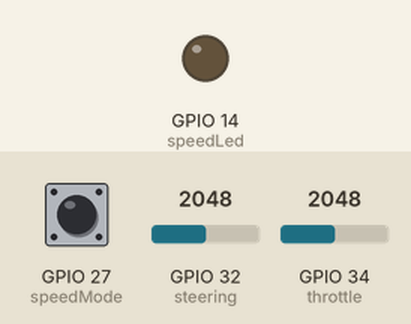
Recording of a sketch running on a simulated ESP32. On the bench: output pins drawn as LEDs (lit = HIGH). Inputs (shaded band) come from the test bench; at power-on: GPIO 27 (speedMode) HIGH, GPIO 32 (steering) = 2048, GPIO 34 (throttle) = 2048. WiFi joins after 1.5 s; servers stay silent unless stated; what the sketch prints to the serial monitor is not drawn.

Above: at 2.7 s.
2.8 s: GPIO 27 (speedMode) pulled LOW for 0.15 s
At 4.0 s:
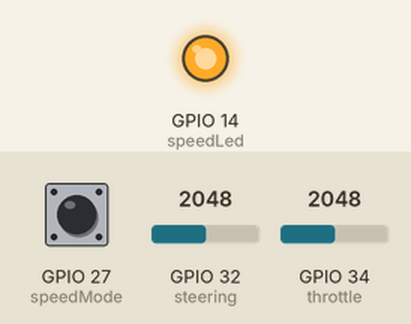
4.4 s: GPIO 27 (speedMode) pulled LOW for 1 s
At 5.3 s:
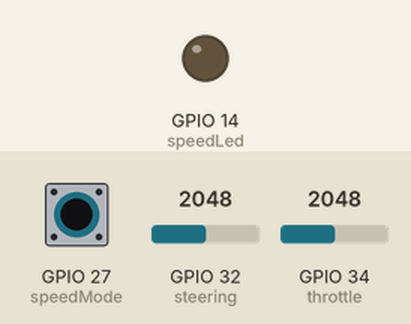
6.9 s: GPIO 27 (speedMode) pulled LOW for 3.2 s
At 7.4 s:
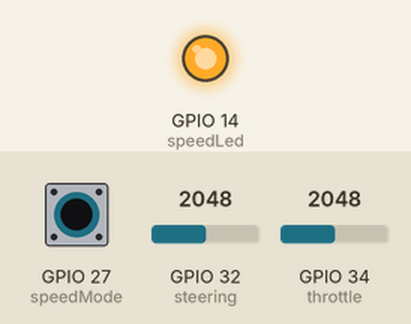
Timing chart, 0 to 9.9 s (numbered marks = the images above; inputs shaded):
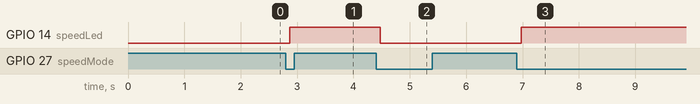

Measured:
- after the input at 2.8 s, GPIO 14 (speedLed): LOW → HIGH after 0.07 s
- after the input at 4.4 s, GPIO 14 (speedLed): HIGH → LOW after 0.08 s
- after the input at 6.9 s, GPIO 14 (speedLed): LOW → HIGH after 0.08 s

The sketch:

ESP-CAR-Transmitter.ino
```cpp
// Transmitter
#include <WiFiUdp.h>
#include <WiFi.h>
WiFiUDP udp;


const char* ssid = "the ssid";  //im not putting my details there lol
const char* password = "the password";
const int speedMode = 27;
const int speedLed = 14;
const int lS = 40;
const int steering = 32; // 35 for joystick, 32 for external
const int throttle = 34;
int throttleValue;
int steerValue;
int maxSpeed;
unsigned int localUdpPort = 1234;
IPAddress receiverIP(172,20,10,3);


void setup() {
  Serial.begin(115200);
 pinMode(steering, INPUT);
 pinMode(throttle, INPUT);
 pinMode(speedMode, INPUT_PULLUP);
 pinMode(speedLed, OUTPUT);
 maxSpeed = lS;


 // Connect to Wi-Fi
 WiFi.begin(ssid, password);
 while (WiFi.status() != WL_CONNECTED) {
   delay(500);
   Serial.print(".");
 }
 Serial.println("");
 Serial.println("WiFi connected");


 Serial.print("ESP32 IP Address: ");
 Serial.println(WiFi.localIP());
}


void loop() {
int buttonState = digitalRead(speedMode);


 if (buttonState == LOW) {
   delay(50);
   if (maxSpeed == lS) {
     maxSpeed = 180;
   } else {
     maxSpeed = lS;
   }
   digitalWrite(speedLed, maxSpeed == 180 ? HIGH : LOW);
   while (digitalRead(speedMode) == LOW) {
     delay(10);
   }
 }
 throttleValue = analogRead(throttle);
 steerValue = analogRead(steering);


 throttleValue = constrain(throttleValue, 0, 1800);
 int speed = map(throttleValue, 1800, 0, 0, maxSpeed);
 steerValue = constrain(steerValue, 1900, 2800);
 int angle = map(steerValue, 1900, 2800, 0, 160);//1000,4000


 // Send the potentiometer value to the ESP8266
 udp.beginPacket(receiverIP, localUdpPort);
 udp.write((uint8_t*)&speed, sizeof(speed));
  udp.write((uint8_t*)&angle, sizeof(angle));
 udp.endPacket();
 Serial.println(steerValue);


 delay(50);
}
```
